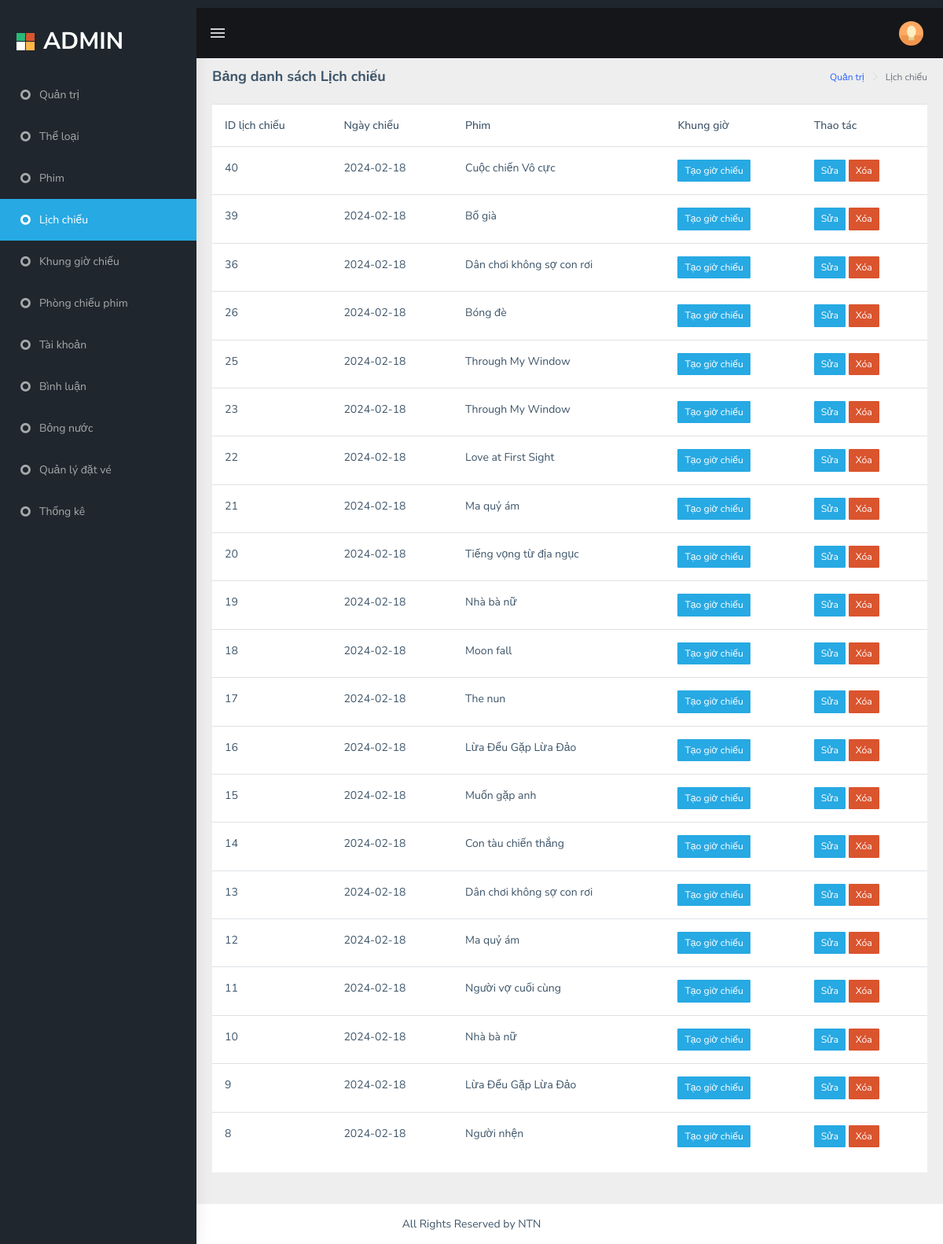
Screenshot of /admin/indexx.php?act=list_lichchieu with the database file from the repository.
### tables this page shows
CREATE TABLE `lich_chieu` (
  `id` int NOT NULL,
  `idphim` int NOT NULL,
  `ngay_chieu` date NOT NULL,
  `trang_thai` tinyint NOT NULL
);

CREATE TABLE `phim` (
  `id` int NOT NULL,
  `name` varchar(255) NOT NULL,
  `traller` varchar(255) NOT NULL,
  `avatar` varchar(255) NOT NULL,
  `mota` text NOT NULL,
  `thoi_luong` varchar(255) NOT NULL,
  `idtl` int NOT NULL,
  `ngaychieu` date NOT NULL,
  `status` varchar(100) NOT NULL
);

### admin/models/pdo.php (called while the page is built, shortened)
<?php
function pdo_get_connection(){
    $dburl = "mysql:host=localhost;dbname=duan1;charset=utf8";
    $username = 'root';
    $password = '';
    $conn = new PDO($dburl, $username, $password);
    $conn->setAttribute(PDO::ATTR_ERRMODE, PDO::ERRMODE_EXCEPTION);
    return $conn;
}
function pdo_query($sql){
    $sql_args = array_slice(func_get_args(), 1);
    try{
        $conn = pdo_get_connection();
        $stmt = $conn->prepare($sql);
        $stmt->execute($sql_args);
        $rows = $stmt->fetchAll();
        return $rows;
    }
    catch(PDOException $e){
        throw $e;
    }
    finally{
        unset($conn);
    }
}

### admin/models/lichchieu.php (called while the page is built, shortened)
<?php
        function loadall_lichchieu(){
            $sql="SELECT lich_chieu.*,phim.name FROM lich_chieu join phim on lich_chieu.idphim=phim.id order by id desc";
            $listlichchieu = pdo_query($sql);
            return $listlichchieu;
        }
?>

### admin/lich_chieu/list.php (the view, shortened to what this page needs)
<div class="page-wrapper">
            <div class="page-breadcrumb">
                <div class="row">
                    <div class="col-12 d-flex no-block align-items-center">
                        <h4 class="page-title">Bảng danh sách Lịch chiếu</h4>
                        <div class="ml-auto text-right">
                            <nav aria-label="breadcrumb">
                                <ol class="breadcrumb">
                                    <li class="breadcrumb-item"><a href="#">Quản trị</a></li>
                                    <li class="breadcrumb-item active" aria-current="page">Lịch chiếu</li>
                                </ol>
                            </nav>
                        </div>
                    </div>
                </div>
            </div>
            <div class="container-fluid">
                <div class="row">
                    <div class="col-12">
                        <div class="card">
                            <table class="table">
                            <tr>
                                <th>ID lịch chiếu</th>
                                <th>Ngày chiếu</th>
                                <th> Phim</th>
                                <th>Khung giờ</th>
                                <th>Thao tác</th>
                            </tr>
                            <?php
                                foreach($listlichchieu as $lichchieu){
                                    extract($lichchieu);
                                    $sualich="indexx.php?act=sualich&id=".$id;
                                    $xoalich="indexx.php?act=xoalich&id=".$id;
                                    $tao_gio = "indexx.php?act=tao_gio&id=" . $id;
                                    echo '<tr>
                                        <td>'.$id.'</td>
                                        <td>'.$ngay_chieu.'</td>
                                        <td>'.$name.'</td>
                                        <td><a href="'.$tao_gio.'"><input type="button" class="btn btn-cyan btn-sm" value="Tạo giờ chiếu" ></a></td>
                                        <td><a href="'.$sualich.'"><input type="button" class="btn btn-cyan btn-sm" value="Sửa" ></a>
                                        <a onclick="'."return confirm('Bạn có muốn xóa?')".'" href="'.$xoalich.'"><input type="button" value="Xóa" class="btn btn-danger btn-sm"></a></td>
                                        <td style="display: none;">'.$idphim.'</td>
                                    </tr>
                                    ';
                                }
                            ?>
                            </table>
                        </div>
                    </div>
                    </div>
                </div>
            </div>

### rows the page displays
lich_chieu: id "40", ngay_chieu "2024-02-18", idphim.name "Cuộc chiến Vô cực"
lich_chieu: id "39", ngay_chieu "2024-02-18", idphim.name "Bố già"
lich_chieu: id "36", ngay_chieu "2024-02-18", idphim.name "Dân chơi không sợ con rơi"
lich_chieu: id "26", ngay_chieu "2024-02-18", idphim.name "Bóng đè"
lich_chieu: id "25", ngay_chieu "2024-02-18", idphim.name "Through My Window"
lich_chieu: id "23", ngay_chieu "2024-02-18", idphim.name "Through My Window"
lich_chieu: id "22", ngay_chieu "2024-02-18", idphim.name "Love at First Sight"
lich_chieu: id "21", ngay_chieu "2024-02-18", idphim.name "Ma quỷ ám"
lich_chieu: id "20", ngay_chieu "2024-02-18", idphim.name "Tiếng vọng từ địa ngục"
lich_chieu: id "19", ngay_chieu "2024-02-18", idphim.name "Nhà bà nữ"
lich_chieu: id "18", ngay_chieu "2024-02-18", idphim.name "Moon fall"
lich_chieu: id "17", ngay_chieu "2024-02-18", idphim.name "The nun"
lich_chieu: id "16", ngay_chieu "2024-02-18", idphim.name "Lừa Đểu Gặp Lừa Đảo"
lich_chieu: id "15", ngay_chieu "2024-02-18", idphim.name "Muốn gặp anh"
lich_chieu: id "14", ngay_chieu "2024-02-18", idphim.name "Con tàu chiến thắng"
lich_chieu: id "13", ngay_chieu "2024-02-18", idphim.name "Dân chơi không sợ con rơi"
lich_chieu: id "12", ngay_chieu "2024-02-18", idphim.name "Ma quỷ ám"
lich_chieu: id "11", ngay_chieu "2024-02-18", idphim.name "Người vợ cuối cùng"
lich_chieu: id "10", ngay_chieu "2024-02-18", idphim.name "Nhà bà nữ"
lich_chieu: id "9", ngay_chieu "2024-02-18", idphim.name "Lừa Đểu Gặp Lừa Đảo"
lich_chieu: id "8", ngay_chieu "2024-02-18", idphim.name "Người nhện"
